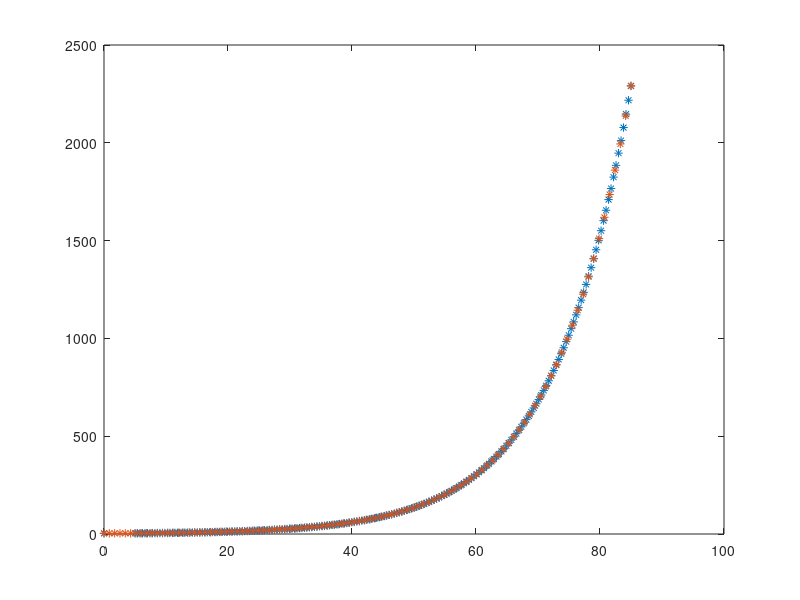

MATLAB code for this plot: (Note: this script raises an error after producing the figure.)
clc;   % Clear the command window
clear; % Clear all variables
close all; % Close all figures

% As simulation was done in dimensionless units we do not multiply with
% dimensionless viscosity function

% Parameters for viscosity model
eta0   = 230.63; % Initial viscosity
etaInf = 3.37;   % Infinite shear viscosity
lambda = -300;   % 
a = 2;           % Parameter for the model
n = 0.45;        % Shear-thinning index

% Define the viscosity function (eta) as a function of shear rate (gamma)
eta = @(gamma) etaInf + (eta0 - etaInf) * (1 + (lambda * gamma).^a).^((n - 1) / a);

% Define the ranges for shear rate (gamma), angular frequency (w), and volume fraction (phi)
gamma = logspace(-2, 3, 200); % Shear rate from 10^(-2) to 10^3
w = logspace(0.55, 3.36,200); % (logarithmic scale)
phi = linspace(5, 85, 200);   % Volume fraction (linear scale)

% Prepend 0 to the volume fraction and first w to maintain dimensions
phi = [0 phi];  % Add 0 to the beginning of phi
w   = [w(1) w]; % Add the first element of w to the beginning

% Plot the raw data points
plot(phi, w,'*')
hold on

% Interpolate the data to create a smoother curve
interp_points = 100; % Number of points for interpolation
ydata_interp = linspace(min(phi), max(phi), interp_points); % Interpolation range for phi
ydata_v_interp = interp1(phi, w, ydata_interp, 'linear');   % Linear interpolation for w

% Plot the interpolated data points
plot(ydata_interp , ydata_v_interp, '*' );
hold on;

% Fit the data to an exponential model using Levenberg-Marquardt algorithm
[exp_lm, gof_lm] = fit(phi', w', "exp2", Algorithm="Levenberg-Marquardt");

% Plot the fitted curve on the original data
plot(exp_lm, phi, w)
legend(["data", "predicted value"]) % Legend for the plot
xlabel("phi")  % X-axis label for volume fraction
ylabel("w")    % Y-axis label for angular frequency

% Define the coefficients for the fitted exponential function
a_2 = 1.18;
b = -2.741;
c = 2.368;
d = 0.08088;

% Define the exponential function for plotting
exp_plot = @(phi) a_2 * exp(b * phi) + c * exp(d * phi);

% Create a finer range for phi for smooth plotting
phi_i = linspace(0,90,100);

% Plot the original data and the exponential fit
figure
plot(phi, w,'*' ,phi_i, exp_plot(phi_i))

% Initialize an empty matrix for ETA (viscosity values)
ETA = [];

% Loop through each value of w to compute ETA (viscosity matrix)
for i = 1:length(w)
    if i == 1
        eta0 = etaInf;  % Set initial eta0 to etaInf for the first case
        eta = etaInf + (eta0 - etaInf) * (1 + (lambda * gamma).^a).^((n - 1) / a);
    else
        eta0 = w(i);    % Update eta0 based on the current w value
        eta = etaInf + (eta0 - etaInf) * (1 + (lambda * gamma).^a).^((n - 1) / a);
    end
    ETA = [ETA; eta];  % Append computed eta values to the matrix
end

% Create a surface plot for the viscosity matrix ETA
figure;
[GAMMA, PHI] = meshgrid(gamma, phi); % Create meshgrid for gamma and phi
surf(GAMMA, PHI, ETA, 'EdgeColor', 'none'); % Plot the surface without edges
set(gca, 'zscale', 'log'); % Set z-axis to logarithmic scale
set(gca, 'xscale', 'log'); % Set x-axis to logarithmic scale
set(gca, 'yscale', 'log'); % Set y-axis to logarithmic scale
view(45, 45); % Set the viewing angle for the 3D plot
xlabel('Shear Rate $(\dot{\gamma})$', 'Interpreter', 'latex', 'FontSize', 12); % X-axis label
ylabel('Density $(\phi)$', 'Interpreter', 'latex', 'FontSize', 12); % Y-axis label
zlabel('Viscosity $(\eta)$', 'Interpreter', 'latex', 'FontSize', 12); % Z-axis label
hold on;

% Define specific phi values for extracting eta values at different shear rates
phi_values = [20, 40, 60]; % Selected phi values
eta_gamma = zeros(length(phi_values), length(gamma)); % Initialize a matrix to store eta values

% Loop through phi values and extract corresponding eta values
for k = 1:length(phi_values)
    [~, idx] = min(abs(phi - phi_values(k))); % Find the closest index for each phi value
    eta_gamma(k, :) = ETA(idx, :); % Store the corresponding eta values
end

% Plot the trajectories for each selected phi value
colors = ['y', 'r', 'g']; % Colors for the trajectories
for k = 1:length(phi_values)
    plot3(gamma, phi_values(k) * ones(size(gamma)), eta_gamma(k, :), ...
        'LineWidth', 20, 'Color', colors(k), 'DisplayName', sprintf('$(\\phi) \\approx %d$', phi_values(k)));
end

% Display the legend for the trajectories
legend('show', 'Interpreter', 'latex', 'Location', 'best');
hold on;

% Define specific gamma values for extracting eta values at different phi values
gamma_values = [0.052 , 52.0]; % Selected gamma values
eta_phi = zeros(length(phi), length(gamma_values)); % Initialize a matrix to store eta values

% Loop through gamma values and extract corresponding eta values for each phi
for k = 1:length(gamma_values)
    [~, idx] = min(abs(gamma - gamma_values(k))); % Find the closest index for each gamma value
    eta_phi(:, k) = ETA(:, idx); % Store the corresponding eta values
end

% Plot the trajectories for each selected gamma value
colors = ['b', 'white']; % Colors for the trajectories
for k = 1:length(gamma_values)
    plot3(gamma_values(k) * ones(size(phi)), phi, eta_phi(:, k), ...
        'LineWidth', 20, 'Color', colors(k), 'DisplayName', sprintf('$(\\gamma) \\approx %d$', gamma_values(k)));
end

% Display the legend for the new trajectories
legend('show', 'Interpreter', 'latex', 'Location', 'best');
hold on;

